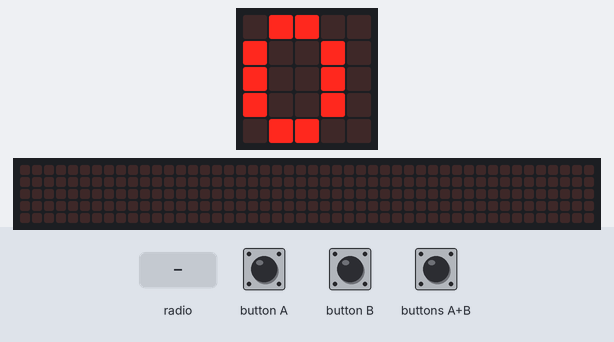
A program run on a simulated BBC micro:bit (MakeCode). Parts: the board's 5×5 LED display, a strip that is not on the board, showing the scrolling text unrolled. The inputs (shaded band) are chosen by the test bench. Random numbers come from a fixed seed; the 48×5 strip is a reading aid, not a part: it shows the text the display is scrolling, unrolled, one strip-width of it at a time.

Above: at 1.2 s.
1.3 s: radio message "1" arrives
At 1.6 s:
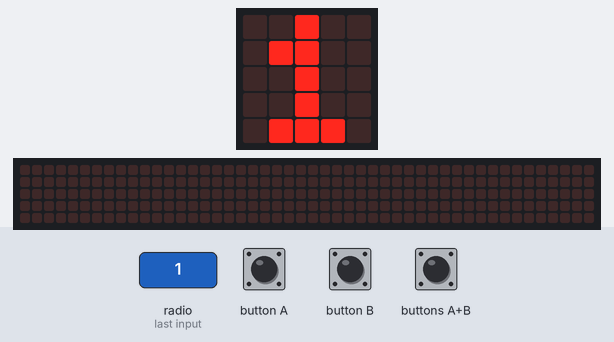
4.3 s: button A pressed for 3.2 s
At 10.9 s:
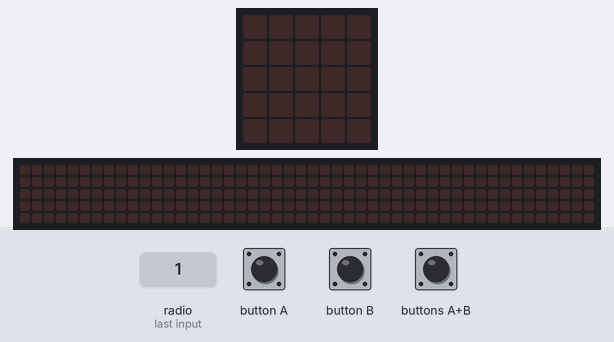
11.1 s: button B pressed for 3.2 s
At 14.27 s:
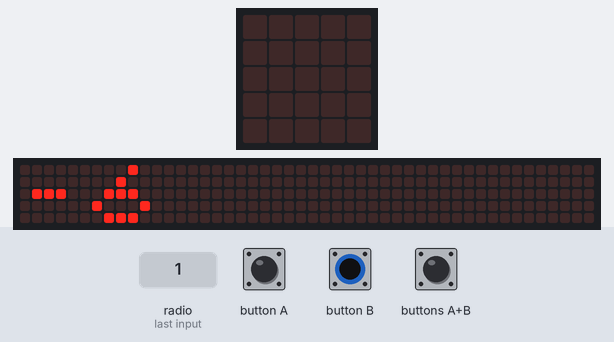
Timing chart, 0 to 15.8 s (numbered marks = the images above; inputs shaded):
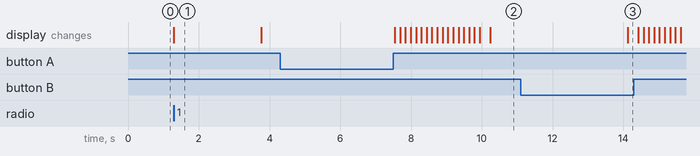

Measured:
- after the input at 1.3 s, the display: changes at once (image 1)
- after the input at 4.3 s, the display: first changes after 3.2 s (image 2 shows a later state)
- after the input at 11.1 s, the display: changes after 3.0 s (image 3)
- what the display in image 1 shows lasts 2.5 s, from 1.3 s to 3.8 s

The program:

main.ts
```typescript
radio.onReceivedNumber(function (receivedNumber) {
    basic.showNumber(receivedNumber)
    basic.pause(3000)
    while (判斷值 == 0) {
        if (input.buttonIsPressed(Button.A)) {
            數 += 1
            basic.pause(100)
        }
        if (input.buttonIsPressed(Button.B)) {
            數 += -1
            basic.pause(100)
        }
        if (input.buttonIsPressed(Button.AB)) {
            數 += 數 * 2
            basic.pause(100)
        }
        if (input.isGesture(Gesture.LogoDown)) {
            數 = 0
            basic.pause(100)
        }
        if (input.isGesture(Gesture.Shake)) {
            數 = randint(-1e+30, 1e+30)
            basic.pause(100)
        }
        if (input.isGesture(Gesture.ScreenDown)) {
            攔截數()
        }
    }
})
input.onGesture(Gesture.ScreenDown, function () {

})
radio.onReceivedString(function (receivedString) {
    basic.showString(receivedString)
    basic.pause(3000)
    if (判斷值 == 1) {
        radio.sendString("this message had been intercepted!")
    } else {
        radio.sendString(receivedString)
    }
})
function 攔截數 () {
    radio.sendNumber(數)
}
let 判斷值 = 0
let 數 = 0
radio.setGroup(1)
數 = 0
判斷值 = 0
basic.forever(function () {

})
basic.forever(function () {
    basic.showNumber(數)
    basic.pause(3000)
})
```

test.ts
```typescript
// 在這裡測試；當此封包作為擴充功能時，將不會編譯此內容。
```
